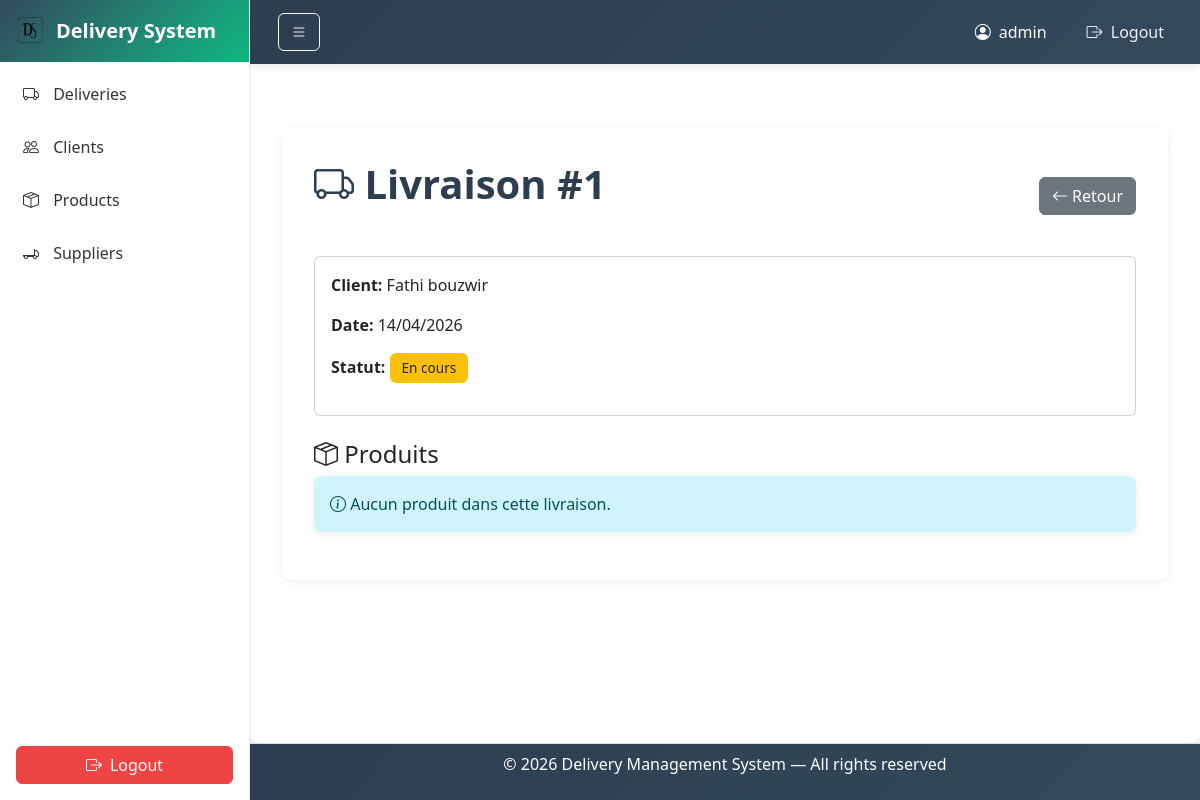
Page /deliveries/1/detail/ (signed in) on the earlier database version.
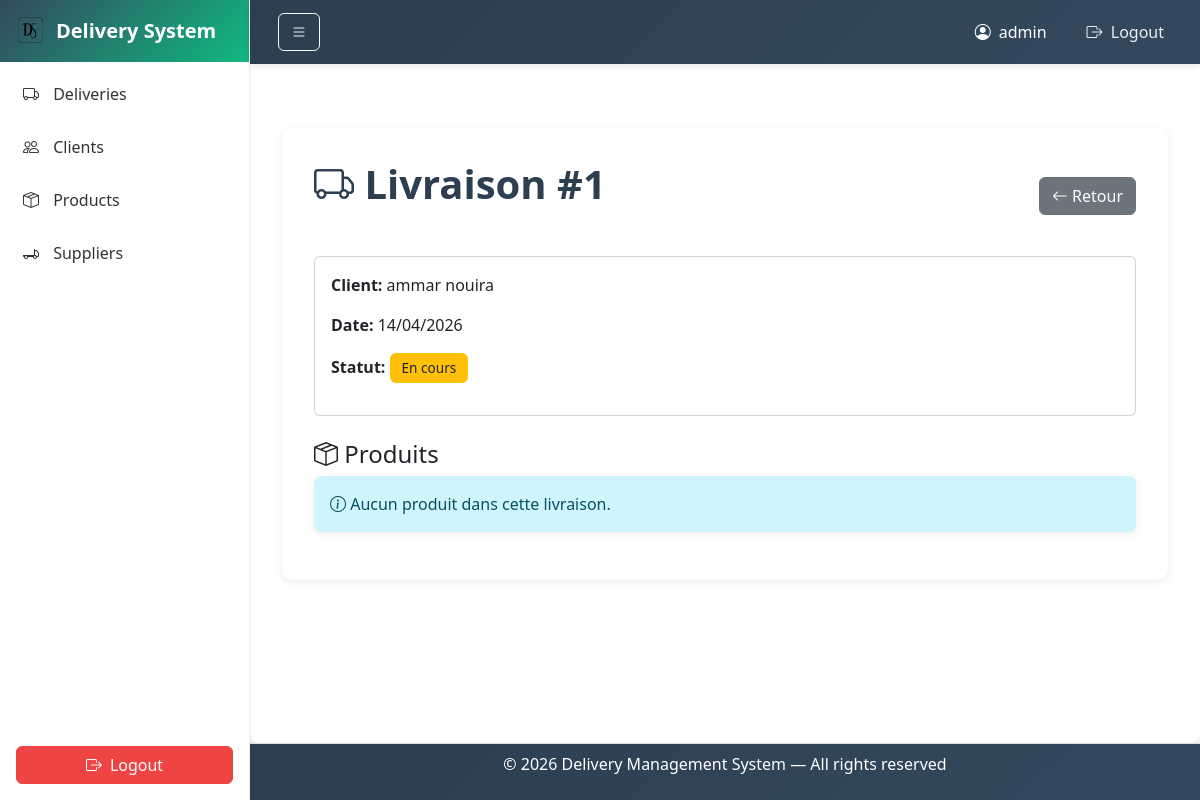
Same page on the later database version.
### deliveryproject/models.py (models this page shows, shortened)
class Delivery(models.Model):
    STATUT_CHOICES = [
        ("En cours", "En cours"),
        ("Livré", "Livré"),
        ("Annulé", "Annulé"),
    ]
    client = models.ForeignKey(Client, on_delete=models.CASCADE)
    date_livraison = models.DateField()
    statut = models.CharField(max_length=50, choices=STATUT_CHOICES, default="En cours")

class Client(models.Model):
    nom = models.CharField(max_length=100)
    prenom = models.CharField(max_length=100)
    adresse = models.TextField()
    telephone = models.CharField(max_length=20)
    email = models.EmailField(unique=True)

### deliveryproject/views.py (the view)
# urls.py: path('deliveries/<int:id>/detail/', views.delivery_detail, name='delivery_detail'),
@login_required(login_url='login')
def delivery_detail(request, id):
    delivery = get_object_or_404(Delivery, id=id)
    items = delivery.deliveryitem_set.all()
    return render(request, 'delivery/detail.html', {
        'delivery': delivery,
        'items': items,
    })

### deliveryproject/templates/delivery/detail.html (shortened to what this page needs)
{% extends "layouts/base.html" %}
{% block content %}
<div class="container mt-5">
    <div class="d-flex justify-content-between align-items-center mb-4">
        <h1><i class="bi bi-truck"></i> Livraison #{{ delivery.id }}</h1>
        <a href="{% url 'delivery_list' %}" class="btn btn-secondary">
            <i class="bi bi-arrow-left"></i> Retour
        </a>
    </div>
    <div class="card mb-4">
        <div class="card-body">
            <p><strong>Client:</strong> {{ delivery.client.nom }} {{ delivery.client.prenom }}</p>
            <p><strong>Date:</strong> {{ delivery.date_livraison|date:"d/m/Y" }}</p>
            <p><strong>Statut:</strong>
                {% if delivery.statut == "Livré" %}
                    <span class="badge bg-success">{{ delivery.statut }}</span>
                {% elif delivery.statut == "En cours" %}
                    <span class="badge bg-warning text-dark">{{ delivery.statut }}</span>
                {% elif delivery.statut == "Annulé" %}
                    <span class="badge bg-danger">{{ delivery.statut }}</span>
                {% endif %}
            </p>
        </div>
    </div>
    <h4><i class="bi bi-box-seam"></i> Produits</h4>
    {% if items %}
    <div class="table-responsive">
        <table class="table table-hover table-striped align-middle">
           <thead class="table-dark">
    <tr>
        <th>Photo</th>
        <th>Produit</th>
        <th>Quantité</th>
        <th>Prix Vente</th>
        <th>Prix Achat</th>
        <th>Total</th>
    </tr>
</thead>
<tbody>
    {% for item in items %}
    <tr>
        <td>
            {% if item.produit.image %}
                <img src="{{ item.produit.image.url }}" alt="{{ item.produit.nom }}"
                    width="50" height="50"
                    style="object-fit: cover; border-radius: 6px;">
            {% else %}
                <span class="text-muted">—</span>
            {% endif %}
        </td>
        <td>{{ item.produit.nom }}</td>
        <td>{{ item.quantite }}</td>
        <td>{{ item.produit.prix_vente }} TND</td>
        <td>{{ item.produit.prix_achat }} TND</td>
        <td><strong>{{ item.quantite|floatformat:0 }} × {{ item.produit.prix_vente }} = {{ item.total |floatformat:2 }} TND</strong></td>
    </tr>
    {% endfor %}
</tbody>
        </table>
        <div class="card mt-4">
    <div class="card-body">
        <h5><i class="bi bi-calculator"></i> Résumé financier</h5>
        <p><strong>Total:</strong> {{ delivery.total }} TND</p>
        <p class="text-success mb-0"><strong>Profit:</strong> {{ delivery.profit }} TND</p>
    </div>
</div>
    </div>
    {% else %}
    <div class="alert alert-info">
        <i class="bi bi-info-circle"></i> Aucun produit dans cette livraison.
    </div>
    {% endif %}
</div>
{% endblock %}

Differences in the rows shown:
changed Delivery "En cours": client.nom "Fathi" → "ammar"; client.prenom "bouzwir" → "nouira"
